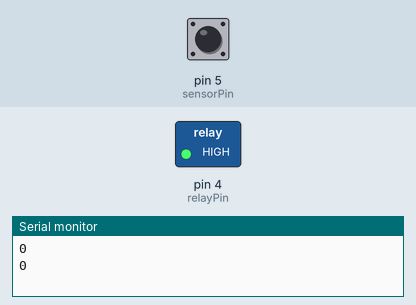
A sketch run on a simulated Arduino Uno, built with avr-gcc and run on an emulated ATmega328P. Parts: switched loads named in the sketch (green lamp = pin HIGH), the last lines printed to the serial monitor. The test bench sets the inputs (shaded band); at power-on: pin 5 (sensorPin) LOW.

Above: at 1.8 s.
1.9 s: pin 5 (sensorPin) pulsed HIGH 5 times (0.12 s each, 0.3 s apart)
At 2.9 s:
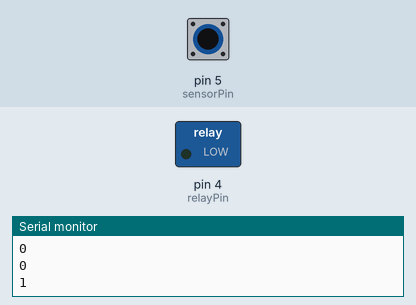
6.1 s: pin 5 (sensorPin) driven HIGH
At 7.2 s:
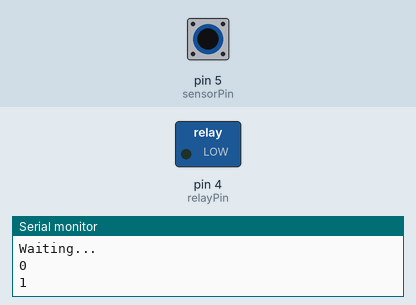
8.1 s: pin 5 (sensorPin) driven LOW
At 9.9 s:
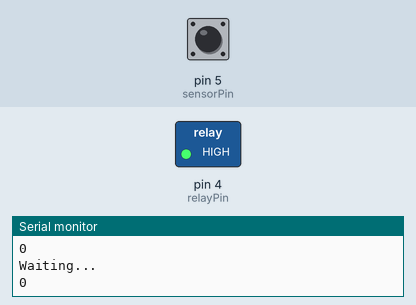
Timing chart, 0 to 11.4 s (numbered marks = the images above; inputs shaded):
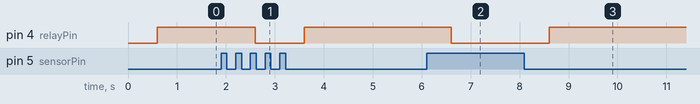

Measured:
- after the input at 1.9 s, pin 4 (relayPin): HIGH → LOW after 0.70 s, → HIGH 1.0 s later
- after the input at 6.1 s, pin 4 (relayPin): HIGH → LOW after 0.50 s
- after the input at 8.1 s, pin 4 (relayPin): LOW → HIGH after 0.50 s

The sketch:

pirAfterCalib.ino
```cpp
int relayPin = 4;
int sensorPin = 5;
int sensorState;
bool relayState;


void setup() {
  // put your setup code here, to run once:
  Serial.begin(9600);
  pinMode(relayPin, OUTPUT);
  pinMode(sensorPin, INPUT);
  delay(600);

}

void loop() {
  // put your main code here, to run repeatedly:
  checkState();
  if(sensorState == 1){
      digitalWrite(relayPin, LOW);
      relayState = true;
  }
  else if(sensorState == 0 && relayState == true){

      checkState();
      Serial.println("Waiting...");
//      delay(4000);
      if(sensorState == 0){
        digitalWrite(relayPin, HIGH);
        }
      else{
        digitalWrite(relayPin, LOW);
        }
    }
  else{
      digitalWrite(relayPin, HIGH);
      }
  Serial.println(sensorState);
  delay(1000);
}

void checkState(){
  int sensorValue = digitalRead(sensorPin);
  if(sensorValue == 1){
    sensorState =1;
  }
  else{
    sensorState = 0;
  }
  return sensorState;

}
```
